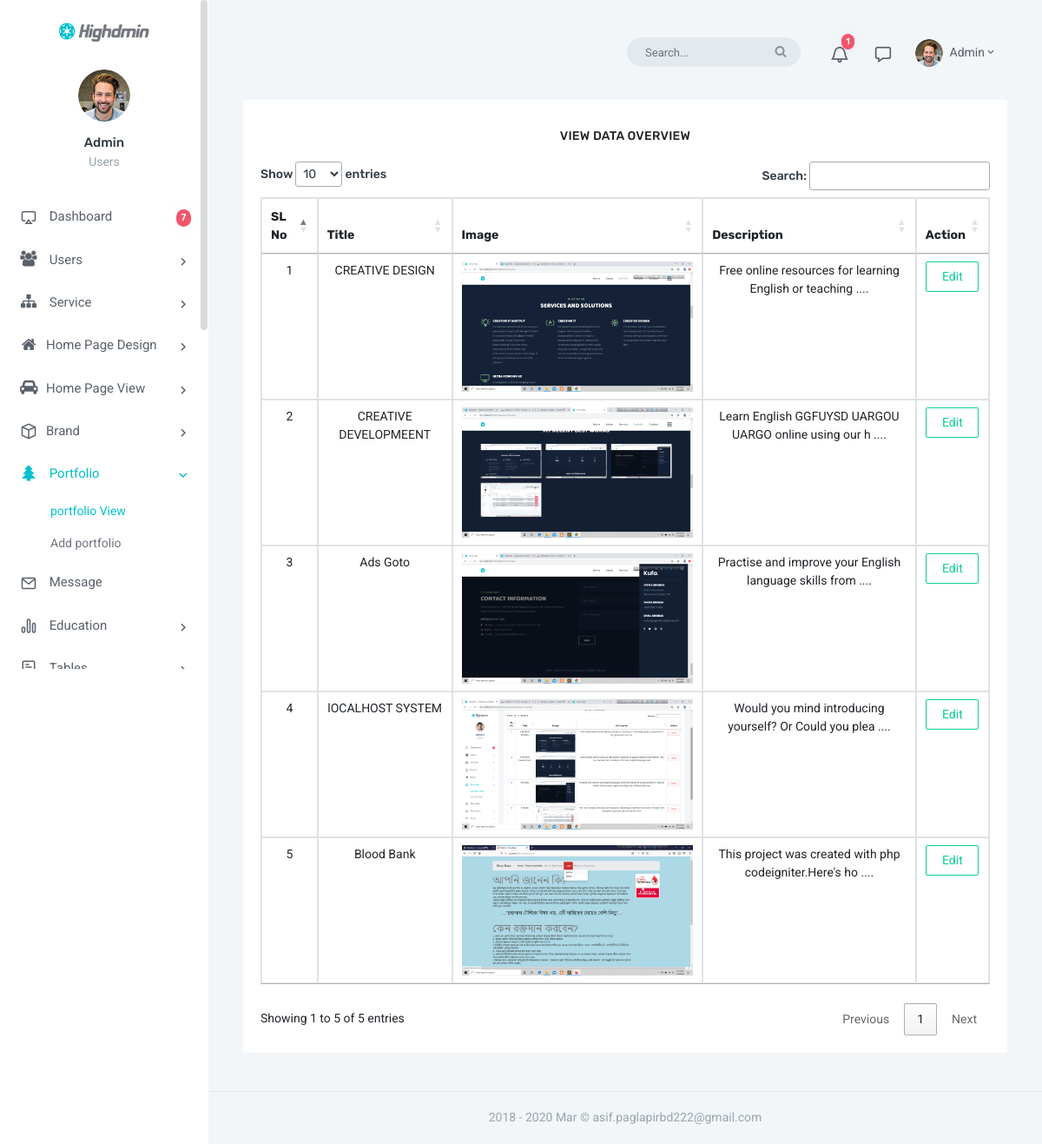
Screenshot of /backend/portfolio-view.php (signed in) with the database file from the repository.
### tables this page shows
CREATE TABLE `portfolio` (
  `id` int(10) UNSIGNED NOT NULL,
  `title` varchar(200) NOT NULL,
  `description` text NOT NULL,
  `images` varchar(200) DEFAULT NULL
);

### backend/portfolio-view.php (the view, shortened to what this page needs)
<?php
	require "../db.php";
?>
            <?php include "inc/header.php" ?>
            <?php include "inc/saitebar.php" ?>
            <?php include "inc/content.php" ?>
            <div class="content">
                    <div class="container-fluid">
                        <div class="row">
                            <div class="col-12">
                                <div class="card-box">
                                    <h1 class="header-title mb-6 text-center">View Data Overview</h1>
                                    <table class="table table-bordered" id="Table">
										<thead class="text-center">
											<tr class="text-center">
												<th>SL No</th>
												<th>Title</th>
												<th>Image</th>
												<th>Description</th>
												<th>Action</th>
											</tr>
										</thead>
										<tbody class="text-center">
											<?php
												$select = "SELECT * FROM portfolio";
												$query = mysqli_query($db,$select);
												$sl = 1;
												foreach ($query as $key => $value) {
											?>
												<tr class="text-center">
													<td><?= $sl++?></td>
													<td><?= $value['title']?></td>
													<td><img height="150px" src="../images/portfolio/<?= $value['images']?>" alt=""></td>
													<td><?= substr($value['description'], 0, 55) . " " . "...."?></td>
													<td>
														<a href="portfolio-edit.php?id=<?= $value['id']?>" class="btn btn-outline-success">Edit</a>
													</td>
												</tr>
											<?php
												}
											?>
										</tbody>
									</table>
		                        </div>
                            </div>
                        </div>
                    </div>
                </div>
        <?php include "inc/footer.php" ?>

### backend/inc/header.php (shortened to what this page needs)
<!doctype html>
<html lang="en">
<head>
        <link href="assets/css/bootstrap.min.css" rel="stylesheet" type="text/css" />
        <link href="assets/css/icons.css" rel="stylesheet" type="text/css" />
        <link href="assets/css/metismenu.min.css" rel="stylesheet" type="text/css" />
        <link href="assets/css/style.css" rel="stylesheet" type="text/css" />
        <link rel="stylesheet" href="//cdn.datatables.net/1.10.20/css/jquery.dataTables.min.css">
    </head>
    <body>
        <div id="wrapper">

### backend/inc/saitebar.php (shortened to what this page needs)
<div class="left side-menu">
                <div class="slimscroll-menu" id="remove-scroll">
                    <div class="topbar-left">
                        <a href="#" class="logo">
                            <span>
                                <img src="assets/images/logo.png" alt="" height="22">
                            </span>
                        </a>
                    </div>
                    <div class="user-box">
                        <div class="user-img">
                            <img src="../images/user/<?= $_SESSION['images'];?>" alt="user-img" title="Mat Helme" class="rounded-circle img-fluid">
                        </div>
                        <h5><a href="#"><?php echo $_SESSION['name'];?></a> </h5>
                        <p class="text-muted">
                            <?php
                                if ($_SESSION['user_role'] == 2) {
                                    echo "Admin";
                                }
                                else{
                                    echo "Users";
                                }
                            ?>
                        </p>
                    </div>
                    <div id="sidebar-menu">
                        <ul class="metismenu" id="side-menu">
                            <li>
                                <a href="dashbord.php">
                                    <i class="fi-air-play"></i><span class="badge badge-danger badge-pill float-right">7</span> <span> Dashboard </span>
                                </a>
                            </li>
                            <li>
                                <a href="javascript: void(0);"><i class="fa fa-users"></i> <span> Users </span> <span class="menu-arrow"></span></a>
                            </li>
                            <li>
                                <a href="javascript: void(0);"><i class="fa fa-sitemap"></i> <span> Service </span> <span class="menu-arrow"></span></a>
                            </li>
                            <li>
                                <a href="javascript: void(0);"><i class="fa fa-home"></i><span>Home Page Design </span> <span class="menu-arrow"></span></a>
                            </li>
                            <li>
                                <a href="javascript: void(0);"><i class="fa fa-car"></i><span>Home Page View </span> <span class="menu-arrow"></span></a>
                            </li>
                            <li>
                                <a href="javascript: void(0);"><i class="fi-box"></i><span>Brand</span> <span class="menu-arrow"></span></a>
                            </li>
                            <li>
                                <a href="javascript: void(0);"><i class="fa fa-tree"></i> <span>  Portfolio </span> <span class="menu-arrow"></span></a>
                                <ul class="nav-second-level" aria-expanded="false">
                                    <li><a href="portfolio-view.php">portfolio View</a></li>
                                    <li><a href="portfolio-add.php">Add portfolio</a></li>
                                </ul>
                            </li>
                            <li>
                                <a href="massage.php">
                                    <i class="fa fi-mail"></i> <span> Message </span>
                                </a>
                            </li>
                            <li>
                                <a href="javascript: void(0);"><i class="fi-bar-graph-2"></i><span> Education </span> <span class="menu-arrow"></span></a>
                            </li>
                            <li>
                                <a href="javascript: void(0);"><i class="fi-paper"></i> <span> Tables </span> <span class="menu-arrow"></span></a>
                            </li>
                        </ul>
                    </div>
                </div>
            </div>

### backend/inc/content.php (shortened to what this page needs)
<div class="content-page">
                <div class="topbar">
                    <nav class="navbar-custom">
                        <ul class="list-unstyled topbar-right-menu float-right mb-0">
                            <li class="hide-phone app-search">
                                <form>
                                    <input type="text" placeholder="Search..." class="form-control">
                                    <button type="submit"><i class="fa fa-search"></i></button>
                                </form>
                            </li>
                            <li class="dropdown notification-list">
                                <a class="nav-link dropdown-toggle arrow-none" data-toggle="dropdown" href="#" role="button"
                                   aria-haspopup="false" aria-expanded="false">
                                    <i class="fi-bell noti-icon"></i>
                                    <span class="badge badge-danger badge-pill noti-icon-badge">
                                        <?php
                                        $select = "SELECT count(*) as total FROM contact WHERE status = 1";
                                        $query = mysqli_query($db, $select);
                                        $assoc = mysqli_fetch_assoc($query);
                                                echo $assoc['total'];
                                        ?>
                                    </span>
                                </a>
                            </li>
                            <li class="dropdown notification-list">
                                <a class="nav-link dropdown-toggle arrow-none" data-toggle="dropdown" href="#" role="button"
                                   aria-haspopup="false" aria-expanded="false">
                                    <i class="fi-speech-bubble noti-icon"></i>
                                </a>
                            </li>
                            <li class="dropdown notification-list">
                                <a class="nav-link dropdown-toggle nav-user" data-toggle="dropdown" href="#" role="button"
                                   aria-haspopup="false" aria-expanded="false">
                                    <img src="../images/user/<?= $_SESSION['images'];?>" alt="user" class="rounded-circle"> <span class="ml-1"><?php echo $_SESSION['name'];?><i class="mdi mdi-chevron-down"></i> </span>
                                </a>
                            </li>
                        </ul>
                    </nav>
                </div>

### backend/inc/footer.php (shortened to what this page needs)
                <footer class="footer">
                   <center>2018 - <?=date("Y M") ?> © asif.paglapirbd222@gmail.com</center>
                </footer>
            </div>
        </div>
    </body>
</html>

### rows the page displays
portfolio: title "CREATIVE DESIGN", images (picture), description "Free online resources for learning English or teaching"
portfolio: title "CREATIVE DEVELOPMEENT", images (picture), description "Learn English GGFUYSD UARGOU UARGO online using our h"
portfolio: title "Ads Goto", images (picture), description "Practise and improve your English language skills from"
portfolio: title "lOCALHOST SYSTEM", images (picture), description "Would you mind introducing yourself? Or Could you plea"
portfolio: title "Blood Bank", images (picture), description "This project was created with php codeigniter.Here's ho"

### other values shown
$_SESSION['name'] "Admin"
$assoc['total'] "1"
